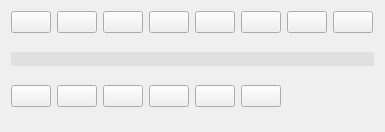
      <widget class="QWidget" name="fountainPentab">
       <attribute name="title">
        <string>Tab 1</string>
       </attribute>
       <layout class="QVBoxLayout" name="verticalLayout_2">
        <item>
         <layout class="QHBoxLayout" name="horizontalLayout_2" stretch="0,0,0,0,0,0,0,0,0">
          <item>
           <widget class="PushButton_1" name="pPenColor1">
            <property name="sizePolicy">
             <sizepolicy hsizetype="Fixed" vsizetype="Fixed">
              <horstretch>0</horstretch>
              <verstretch>0</verstretch>
             </sizepolicy>
            </property>
            <property name="styleSheet">
             <string notr="true"/>
            </property>
            <property name="text">
             <string/>
            </property>
            <property name="checkable">
             <bool>true</bool>
            </property>
           </widget>
          </item>
          <item>
           <widget class="PushButton_1" name="pPenColor2">
            <property name="sizePolicy">
             <sizepolicy hsizetype="Fixed" vsizetype="Fixed">
              <horstretch>0</horstretch>
              <verstretch>0</verstretch>
             </sizepolicy>
            </property>
            <property name="text">
             <string/>
            </property>
            <property name="checkable">
             <bool>true</bool>
            </property>
           </widget>
          </item>
          <item>
           <widget class="PushButton_1" name="pPenColor3">
            <property name="sizePolicy">
             <sizepolicy hsizetype="Fixed" vsizetype="Fixed">
              <horstretch>0</horstretch>
              <verstretch>0</verstretch>
             </sizepolicy>
            </property>
            <property name="text">
             <string/>
            </property>
            <property name="checkable">
             <bool>true</bool>
            </property>
           </widget>
          </item>
          <item>
           <widget class="PushButton_1" name="pPenColor4">
            <property name="sizePolicy">
             <sizepolicy hsizetype="Fixed" vsizetype="Fixed">
              <horstretch>0</horstretch>
              <verstretch>0</verstretch>
             </sizepolicy>
            </property>
            <property name="text">
             <string/>
            </property>
            <property name="checkable">
             <bool>true</bool>
            </property>
           </widget>
          </item>
          <item>
           <widget class="PushButton_1" name="pPenColor5">
            <property name="sizePolicy">
             <sizepolicy hsizetype="Fixed" vsizetype="Fixed">
              <horstretch>0</horstretch>
              <verstretch>0</verstretch>
             </sizepolicy>
            </property>
            <property name="text">
             <string/>
            </property>
            <property name="checkable">
             <bool>true</bool>
            </property>
           </widget>
          </item>
          <item>
           <widget class="PushButton_1" name="pPenColor6">
            <property name="sizePolicy">
             <sizepolicy hsizetype="Fixed" vsizetype="Fixed">
              <horstretch>0</horstretch>
              <verstretch>0</verstretch>
             </sizepolicy>
            </property>
            <property name="text">
             <string/>
            </property>
            <property name="checkable">
             <bool>true</bool>
            </property>
           </widget>
          </item>
          <item>
           <widget class="PushButton_1" name="pPenColor7">
            <property name="sizePolicy">
             <sizepolicy hsizetype="Fixed" vsizetype="Fixed">
              <horstretch>0</horstretch>
              <verstretch>0</verstretch>
             </sizepolicy>
            </property>
            <property name="text">
             <string/>
            </property>
            <property name="checkable">
             <bool>true</bool>
            </property>
           </widget>
          </item>
          <item>
           <widget class="PushButton_4" name="pPenCustomColor">
            <property name="sizePolicy">
             <sizepolicy hsizetype="Fixed" vsizetype="Fixed">
              <horstretch>0</horstretch>
              <verstretch>0</verstretch>
             </sizepolicy>
            </property>
            <property name="text">
             <string/>
            </property>
            <property name="checkable">
             <bool>true</bool>
            </property>
           </widget>
          </item>
          <item>
           <spacer name="horizontalSpacer_22">
            <property name="orientation">
             <enum>Qt::Horizontal</enum>
            </property>
            <property name="sizeHint" stdset="0">
             <size>
              <width>1</width>
              <height>1</height>
             </size>
            </property>
           </spacer>
          </item>
         </layout>
        </item>
        <item>
         <spacer name="verticalSpacer_15">
          <property name="orientation">
           <enum>Qt::Vertical</enum>
          </property>
          <property name="sizeHint" stdset="0">
           <size>
            <width>13</width>
            <height>13</height>
           </size>
          </property>
         </spacer>
        </item>
        <item>
         <widget class="QLabel" name="label_line_3">
          <property name="styleSheet">
           <string notr="true">QLabel{
background-color: rgb(224, 224, 224);
}</string>
          </property>
          <property name="text">
           <string/>
          </property>
         </widget>
        </item>
        <item>
         <spacer name="verticalSpacer_16">
          <property name="orientation">
           <enum>Qt::Vertical</enum>
          </property>
          <property name="sizeHint" stdset="0">
           <size>
            <width>13</width>
            <height>13</height>
           </size>
          </property>
         </spacer>
        </item>
        <item>
         <layout class="QHBoxLayout" name="horizontalLayout_3">
          <item>
           <widget class="PushButton_3" name="pPenSize1">
            <property name="sizePolicy">
             <sizepolicy hsizetype="Fixed" vsizetype="Fixed">
              <horstretch>0</horstretch>
              <verstretch>0</verstretch>
             </sizepolicy>
            </property>
            <property name="text">
             <string/>
            </property>
            <property name="checkable">
             <bool>true</bool>
            </property>
           </widget>
          </item>
          <item>
           <widget class="PushButton_3" name="pPenSize2">
            <property name="sizePolicy">
             <sizepolicy hsizetype="Fixed" vsizetype="Fixed">
              <horstretch>0</horstretch>
              <verstretch>0</verstretch>
             </sizepolicy>
            </property>
            <property name="text">
             <string/>
            </property>
            <property name="checkable">
             <bool>true</bool>
            </property>
           </widget>
          </item>
          <item>
           <widget class="PushButton_3" name="pPenSize3">
            <property name="sizePolicy">
             <sizepolicy hsizetype="Fixed" vsizetype="Fixed">
              <horstretch>0</horstretch>
              <verstretch>0</verstretch>
             </sizepolicy>
            </property>
            <property name="text">
             <string/>
            </property>
            <property name="checkable">
             <bool>true</bool>
            </property>
           </widget>
          </item>
          <item>
           <widget class="PushButton_3" name="pPenSize4">
            <property name="sizePolicy">
             <sizepolicy hsizetype="Fixed" vsizetype="Fixed">
              <horstretch>0</horstretch>
              <verstretch>0</verstretch>
             </sizepolicy>
            </property>
            <property name="text">
             <string/>
            </property>
            <property name="checkable">
             <bool>true</bool>
            </property>
           </widget>
          </item>
          <item>
           <widget class="PushButton_3" name="pPenSize5">
            <property name="sizePolicy">
             <sizepolicy hsizetype="Fixed" vsizetype="Fixed">
              <horstretch>0</horstretch>
              <verstretch>0</verstretch>
             </sizepolicy>
            </property>
            <property name="text">
             <string/>
            </property>
            <property name="checkable">
             <bool>true</bool>
            </property>
           </widget>
          </item>
          <item>
           <widget class="PushButton_3" name="pPenSize6">
            <property name="sizePolicy">
             <sizepolicy hsizetype="Fixed" vsizetype="Fixed">
              <horstretch>0</horstretch>
              <verstretch>0</verstretch>
             </sizepolicy>
            </property>
            <property name="text">
             <string/>
            </property>
            <property name="checkable">
             <bool>true</bool>
            </property>
           </widget>
          </item>
          <item>
           <spacer name="horizontalSpacer_29">
            <property name="orientation">
             <enum>Qt::Horizontal</enum>
            </property>
            <property name="sizeHint" stdset="0">
             <size>
              <width>1</width>
              <height>1</height>
             </size>
            </property>
           </spacer>
          </item>
         </layout>
        </item>
        <item>
         <spacer name="verticalSpacer_17">
          <property name="orientation">
           <enum>Qt::Vertical</enum>
          </property>
          <property name="sizeHint" stdset="0">
           <size>
            <width>13</width>
            <height>14</height>
           </size>
          </property>
         </spacer>
        </item>
       </layout>
      </widget>
